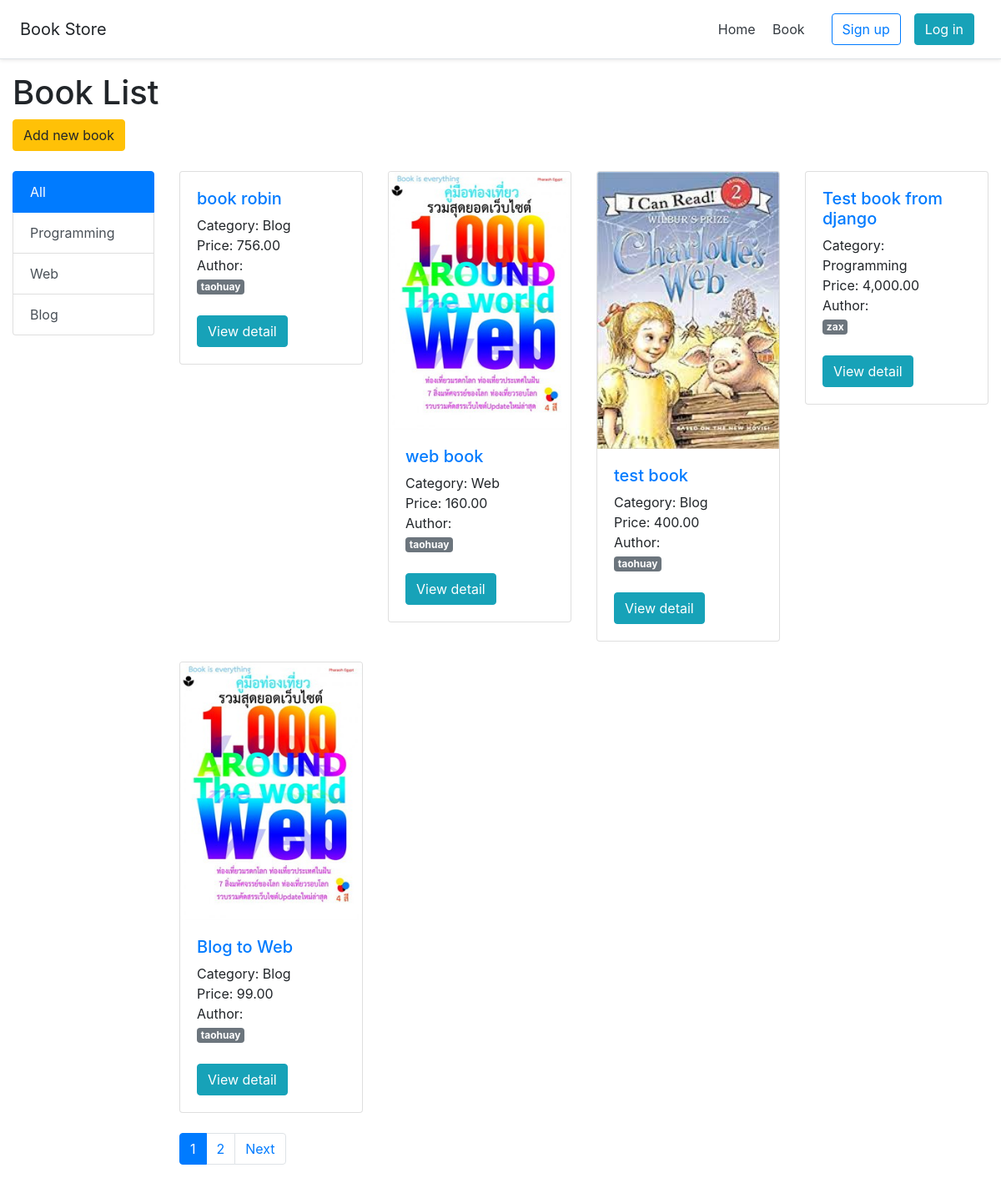
/book/, run on the app's committed database.
### book/models.py (models this page shows, shortened)
class Category(models.Model):
    name = models.CharField(max_length=100)
    class Meta:
        verbose_name_plural = 'Categories'

class Book(models.Model):
    code = models.CharField(max_length=10, unique=True)
    slug = models.SlugField(max_length=200, unique=True)
    name = models.CharField(max_length=100)
    description = models.TextField(null=True, blank=True)
    price = models.FloatField(default=0)
    category = models.ForeignKey(Category, null=True, blank=True, on_delete=models.CASCADE)
    author = models.ManyToManyField(Author, blank=True)
    level = models.CharField(max_length=20, null=True, blank=True, choices=BOOK_LEVEL_CHOICE)
    image = models.FileField(upload_to='upload/', null=True, blank=True)
    published = models.BooleanField(default=False)
    created = models.DateTimeField(auto_now_add=True)
    updated = models.DateTimeField(auto_now=True)
    class Meta:
        ordering = ['-created']  # ติดลบคือ มากไปน้อย
        verbose_name_plural = 'Book'
    def show_image(self):
        if self.image:
            return format_html('<img src="%s" height="50px">' % self.image.url)
        return ''
    show_image.allow_tags = True
    show_image.short_description = 'Image'

class Author(models.Model):
    name = models.CharField(max_length=100)

### book/views.py (the view)
# urls.py: path('', views.index, name='index'),
def index(request):
    categories = Category.objects.all()
    books = Book.objects.filter(published=True)
    category_id = request.GET.get('categoryid')
    if category_id:
        books = books.filter(category_id=category_id)
    paginator = Paginator(books, 5)
    page = request.GET.get('page')
    try:
        books = paginator.page(page)
    except PageNotAnInteger:
        books = paginator.page(1)
    except EmptyPage:
        books = paginator.page(paginator.num_pages)
    return render(request, 'book/index.html', {
        'books': books,
        'categories': categories,
        'category_id': category_id,
    })

### templates/book/index.html (shortened to what this page needs)
{% extends "layouts/base.html" %}
{% load humanize %}
{% block content %}
<h1>Book List</h1>
<a href="{% url 'book:book_add' %}" class="btn btn-warning mb-4">Add new book</a>
<div class="row">
    <div class="col-lg-2">
        <div class="list-group">
            <a href="{% url 'book:index' %}" class="list-group-item list-group-item-action {% if not category_id %}active{% endif %}">All</a>
            {% for c in categories %}
            <a href="{% url 'book:index' %}?categoryid={{ c.id }}" class="list-group-item list-group-item-action {% if category_id|add:'0' == c.id %}active{% endif %}">{{ c.name }}</a>
            {% endfor %}
        </div>
    </div>
    <div class="col-lg-10">
        <div class="row">
            {% for b in books %}
            <div class="col-lg-3">
                <div class="card mb-4">
                    {% if b.image %}
                    <a href="{% url 'book:detail' slug=b.slug %}">
                        <img src="{{ b.image.url }}" alt="" class="card-img-top">
                    </a>
                    {% endif %}
                    <div class="card-body">
                        <h5><a href="{% url 'book:detail' slug=b.slug %}">{{ b.name }}</a></h5>
                        <div>Category: {{ b.category.name }}</div>
                        <div>Price: {{ b.price|floatformat:2|intcomma }}</div>
                        <div>Author:</div>
                        {% for a in b.author.all %}
                        <span class="badge badge-secondary">{{ a.name }}</span>
                        {% endfor %}
                        <br>
                        <a href="{% url 'book:detail' slug=b.slug %}" class="btn btn-info mt-4">View detail</a>
                    </div>
                </div>
            </div>
            {% endfor %}
        </div>
        <ul class="pagination">
            {% for i in books.paginator.page_range %}
            <li class="page-item {% if books.number == i %}active{% endif %}"><a class="page-link" href="?page={{ i }}">{{ i }}</a></li>
            {% endfor %}
            {% if books.has_next %}
            <li class="page-item"><a class="page-link" href="?page={{ books.next_page_number }}">Next</a></li>
            {% endif %}
        </ul>
    </div>
</div>
{% endblock %}

### data on the page
Category: name "Programming"
Category: name "Web"
Category: name "Blog"
Book: name "book robin", category.name "Blog", price "756.00"
Author: name "taohuay"
Book: image (picture), name "web book", category.name "Web", price "160.00"
Book: image (picture), name "test book", category.name "Blog", price "400.00"
Book: name "Test book from django", category.name "Programming", price "4,000.00"
Author: name "zax"
Book: image (picture), name "Blog to Web", category.name "Blog", price "99.00"

### other printed values
{{ i }} "1" "2"
